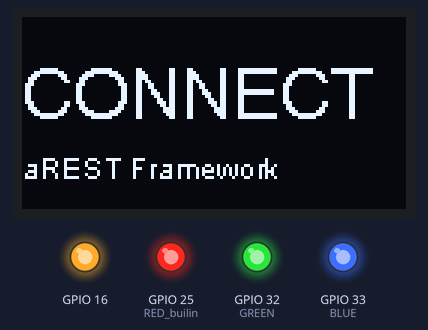
Recording of a sketch running on a simulated ESP32. Parts: 128×64 one-colour display, output pins drawn as LEDs (lit = HIGH). WiFi joins after 1.5 s; servers stay silent unless stated; what the sketch prints to the serial monitor is not drawn.

Above: at 0.1 s.
At 3.6 s:
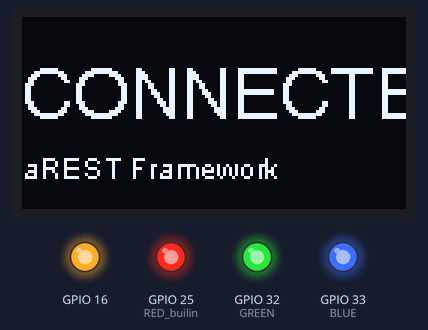
At 5.6 s:
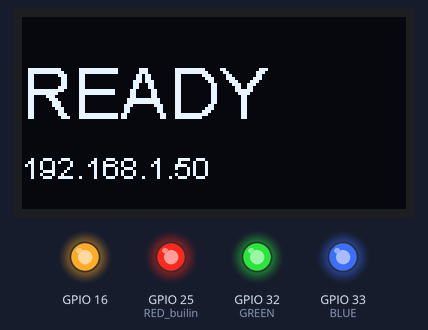

The sketch:

EX17_aREST_WiFI_UI_WEB_API.ino
```cpp
/*
 * EX17_aREST_WiFi_WEB_UI_API
 * ควบคุมบอร์ด ESP32 - WEB UI โดยตรงผ่าน IP ด้วย aREST API
 */

// Import required libraries
#include "WiFi.h"
#include <aREST.h>
#include <aREST_UI.h>

#include <Wire.h>
#include "SSD1306.h"
SSD1306  display(0x3c, 4, 15);

///------------------------------------------///

#define DHTTYPE dht22
#define DHTPIN 21

#include <SimpleDHT.h>           //โหลดไลบารี่ DHT22
SimpleDHT22 DHTTYPE;             //ระบุรุ่นเซ็นเซอร์รุ่น DHT22
float temperature = 0;           //กำหนดตัวแปรเก็บค่าอุณหภูมิ
float humidity = 0;              //กำหนดตัวแปรเก็บค่าความชื้นสัมสัทธ์

// WiFi parameters
const char* ssid = "plutter";
const char* password = "visit012";

// Create an instance of the server
WiFiServer server(80);

///------------------------------------------///

// Create aREST instance
aREST_UI rest = aREST_UI();

// Declare functions to be exposed to the API
int ledRedControl(String command);
int ledGreenControl(String command);
int ledBlueControl(String command);

//แสดงผลบนจอ OLED
void showdisplay(String txt, String txt2){
    display.clear();
    //display.flipScreenVertically(); //กลับหัวจอ
    //display.setTextAlignment(TEXT_ALIGN_LEFT);
    display.setFont(ArialMT_Plain_24);
    display.drawString(0, 12, txt);
    display.setFont(ArialMT_Plain_10);
    display.drawString(0, 44, txt2);
    display.display();
    vTaskDelay(2000 / portTICK_PERIOD_MS);
}

unsigned long last1;

void setup()
{

  // Start Serial
  Serial.begin(115200);

  pinMode(16,OUTPUT);
  digitalWrite(16, HIGH); // while OLED is running, must set GPIO16 in high
  display.init(); // Initialising the UI will init the display too.
  display.clear();
  display.flipScreenVertically(); //กลับหัวจอ
  display.setTextAlignment(TEXT_ALIGN_LEFT);

  pinMode(25,OUTPUT); //RED builin
  pinMode(32,OUTPUT); //GREEN
  pinMode(33,OUTPUT); //BLUE
  digitalWrite(25, 1);
  digitalWrite(32, 1);
  digitalWrite(33, 1);

  // Set the title
  rest.title("ESP32 UI");

  // Create UI button to control pin 25
  rest.button(25);
  rest.button(32);

   // Function to be exposed
  rest.function("red",ledRedControl);
  rest.function("blue",ledBlueControl);
  rest.function("green",ledGreenControl);

  // Init variables and expose them to REST API
  rest.variable("temperature", &temperature);
  rest.variable("humidity", &humidity);

  // Labels
  rest.label("temperature");
  rest.label("humidity");

  // Give name & ID to the device (ID should be 6 characters long)
  rest.set_id("1");
  rest.set_name("rsusmt_esp32");

  // Connect to WiFi
  Serial.println("WiFi connecting..");
  showdisplay("CONNECT","aREST Framework"); // แสดงผลบนจอ OLED

  // Connect to WiFi
  WiFi.begin(ssid, password);
  while (WiFi.status() != WL_CONNECTED) {
    delay(500);
    Serial.print(".");
  }
  Serial.println("");
  Serial.println("WiFi connected");
  showdisplay("CONNECTED","aREST Framework"); // แสดงผลบนจอ OLED

  // Start the server
  server.begin();
  Serial.println("Server started");

  //Print the IP address
  String myip = WiFi.localIP().toString();
  Serial.println(WiFi.localIP());
  showdisplay("READY", myip); // แสดงผลบนจอ OLED
}

void loop() {

  // Handle REST calls
  WiFiClient client = server.available();
  if (!client) {
    return;
  }

  while(!client.available()){
    delay(1);
  }

    // update variables to REST API
    dht22.read2(DHTPIN, &temperature, &humidity, NULL);

    Serial.print(temperature);                      //แสดงค่าอุณหภูมิที่ได้ลงบนคอนโซล
    Serial.print("*C : ");
    Serial.print(humidity);                      //แสดงค่าความชื้นสัมพัทธ์ที่ได้ลงบนคอนโซล
    Serial.println("RH%");

    rest.handle(client);
}

// Custom function accessible by the API
int ledRedControl(String command) {

  // Get state from command
  int state = command.toInt();

  digitalWrite(25, 1);
  digitalWrite(32, 1);
  digitalWrite(33, 1);
  for (int i=1; i <= state; i++){
    digitalWrite(25, 0);
    delay(500);
    digitalWrite(25, 1);
    delay(500);
  }

  return 1;
}

// Relay1 - Custom function accessible by the API
int ledBlueControl(String command) {

  // Get state from command
  int state = command.toInt();

  digitalWrite(25, 1);
  digitalWrite(32, 1);
  digitalWrite(33, 1);
  for (int i=1; i <= state; i++){
    digitalWrite(33, 0);
    delay(500);
    digitalWrite(33, 1);
    delay(500);
  }

  return 1;
}

// Relay2 - Custom function accessible by the API
int ledGreenControl(String command) {

  // Get state from command
  int state = command.toInt();

  digitalWrite(25, 1);
  digitalWrite(32, 1);
  digitalWrite(33, 1);
  for (int i=1; i <= state; i++){
    digitalWrite(32, 0);
    delay(500);
    digitalWrite(32, 1);
    delay(500);
  }

  return 1;
}
```

Measured:
- what the display in image 1 shows lasts 2.1 s, from 3.5 s to 5.6 s
